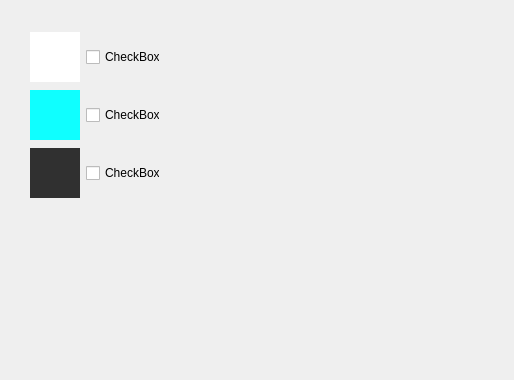
<?xml version="1.0" encoding="UTF-8"?>
<ui version="4.0">
 <class>Form</class>
 <widget class="QWidget" name="Form">
  <property name="geometry">
   <rect>
    <x>0</x>
    <y>0</y>
    <width>514</width>
    <height>380</height>
   </rect>
  </property>
  <property name="windowTitle">
   <string>Form</string>
  </property>
  <widget class="QWidget" name="">
   <property name="geometry">
    <rect>
     <x>30</x>
     <y>30</y>
     <width>130</width>
     <height>170</height>
    </rect>
   </property>
   <layout class="QVBoxLayout" name="verticalLayout_3">
    <item>
     <layout class="QHBoxLayout" name="horizontalLayout_2">
      <item>
       <widget class="QLabel" name="label_2">
        <property name="minimumSize">
         <size>
          <width>50</width>
          <height>50</height>
         </size>
        </property>
        <property name="styleSheet">
         <string notr="true">background-color: rgb(255, 255, 255);
</string>
        </property>
        <property name="text">
         <string/>
        </property>
       </widget>
      </item>
      <item>
       <widget class="QCheckBox" name="checkBox_2">
        <property name="text">
         <string>CheckBox</string>
        </property>
       </widget>
      </item>
     </layout>
    </item>
    <item>
     <layout class="QHBoxLayout" name="horizontalLayout_3">
      <item>
       <widget class="QLabel" name="label_4">
        <property name="minimumSize">
         <size>
          <width>50</width>
          <height>50</height>
         </size>
        </property>
        <property name="styleSheet">
         <string notr="true">background-color: rgb(15, 255, 255);</string>
        </property>
        <property name="text">
         <string/>
        </property>
       </widget>
      </item>
      <item>
       <widget class="QCheckBox" name="checkBox">
        <property name="text">
         <string>CheckBox</string>
        </property>
       </widget>
      </item>
     </layout>
    </item>
    <item>
     <layout class="QHBoxLayout" name="horizontalLayout_4">
      <item>
       <widget class="QLabel" name="label_5">
        <property name="minimumSize">
         <size>
          <width>50</width>
          <height>50</height>
         </size>
        </property>
        <property name="styleSheet">
         <string notr="true">
background-color: rgb(48, 48, 48);</string>
        </property>
        <property name="text">
         <string/>
        </property>
       </widget>
      </item>
      <item>
       <widget class="QCheckBox" name="checkBox_3">
        <property name="text">
         <string>CheckBox</string>
        </property>
       </widget>
      </item>
     </layout>
    </item>
   </layout>
  </widget>
 </widget>
 <resources/>
 <connections/>
</ui>
